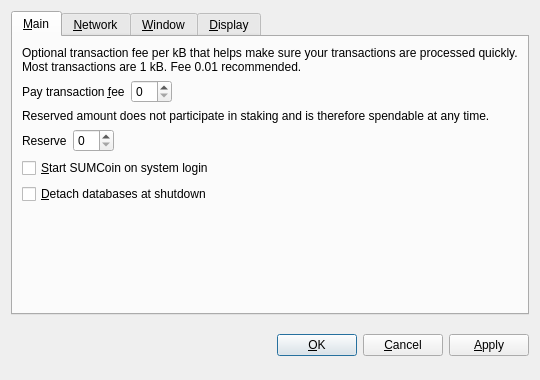
<?xml version="1.0" encoding="UTF-8"?>
<ui version="4.0">
 <class>OptionsDialog</class>
 <widget class="QDialog" name="OptionsDialog">
  <property name="geometry">
   <rect>
    <x>0</x>
    <y>0</y>
    <width>540</width>
    <height>380</height>
   </rect>
  </property>
  <property name="windowTitle">
   <string>Options</string>
  </property>
  <property name="modal">
   <bool>true</bool>
  </property>
  <layout class="QVBoxLayout" name="verticalLayout">
   <item>
    <widget class="QTabWidget" name="tabWidget">
     <property name="tabPosition">
      <enum>QTabWidget::North</enum>
     </property>
     <property name="currentIndex">
      <number>0</number>
     </property>
     <widget class="QWidget" name="tabMain">
      <attribute name="title">
       <string>&amp;Main</string>
      </attribute>
      <layout class="QVBoxLayout" name="verticalLayout_Main">
       <item>
        <widget class="QLabel" name="transactionFeeInfoLabel">
         <property name="text">
          <string>Optional transaction fee per kB that helps make sure your transactions are processed quickly. Most transactions are 1 kB. Fee 0.01 recommended.</string>
         </property>
         <property name="textFormat">
          <enum>Qt::PlainText</enum>
         </property>
         <property name="wordWrap">
          <bool>true</bool>
         </property>
        </widget>
       </item>
       <item>
        <layout class="QHBoxLayout" name="horizontalLayoutFee">
         <item>
          <widget class="QLabel" name="transactionFeeLabel">
           <property name="text">
            <string>Pay transaction &amp;fee</string>
           </property>
           <property name="textFormat">
            <enum>Qt::PlainText</enum>
           </property>
           <property name="buddy">
            <cstring>transactionFee</cstring>
           </property>
          </widget>
         </item>
         <item>
          <widget class="BitcoinAmountField" name="transactionFee"/>
         </item>
         <item>
          <spacer name="horizontalSpacerFee">
           <property name="orientation">
            <enum>Qt::Horizontal</enum>
           </property>
           <property name="sizeHint" stdset="0">
            <size>
             <width>40</width>
             <height>20</height>
            </size>
           </property>
          </spacer>
         </item>
        </layout>
       </item>
       <item>
        <widget class="QLabel" name="reserveBalanceInfoLabel">
         <property name="text">
          <string>Reserved amount does not participate in staking and is therefore spendable at any time.</string>
         </property>
         <property name="textFormat">
          <enum>Qt::PlainText</enum>
         </property>
         <property name="wordWrap">
          <bool>true</bool>
         </property>
        </widget>
       </item>
       <item>
        <layout class="QHBoxLayout" name="horizontalLayoutReserveBalance">
         <item>
          <widget class="QLabel" name="reserveBalanceLabel">
           <property name="text">
            <string>Reserve</string>
           </property>
           <property name="textFormat">
            <enum>Qt::PlainText</enum>
           </property>
           <property name="buddy">
            <cstring>reserveBalance</cstring>
           </property>
          </widget>
         </item>
         <item>
          <widget class="BitcoinAmountField" name="reserveBalance"/>
         </item>
         <item>
          <spacer name="horizontalSpacerReserveBalance">
           <property name="orientation">
            <enum>Qt::Horizontal</enum>
           </property>
           <property name="sizeHint" stdset="0">
            <size>
             <width>40</width>
             <height>20</height>
            </size>
           </property>
          </spacer>
         </item>
        </layout>
       </item>
       <item>
        <widget class="QCheckBox" name="bitcoinAtStartup">
         <property name="toolTip">
          <string>Automatically start SUMCoin after logging in to the system.</string>
         </property>
         <property name="text">
          <string>&amp;Start SUMCoin on system login</string>
         </property>
        </widget>
       </item>
       <item>
        <widget class="QCheckBox" name="detachDatabases">
         <property name="toolTip">
          <string>Detach block and address databases at shutdown. This means they can be moved to another data directory, but it slows down shutdown. The wallet is always detached.</string>
         </property>
         <property name="text">
          <string>&amp;Detach databases at shutdown</string>
         </property>
        </widget>
       </item>
       <item>
        <spacer name="verticalSpacer_Main">
         <property name="orientation">
          <enum>Qt::Vertical</enum>
         </property>
         <property name="sizeHint" stdset="0">
          <size>
           <width>20</width>
           <height>40</height>
          </size>
         </property>
        </spacer>
       </item>
      </layout>
     </widget>
     <widget class="QWidget" name="tabNetwork">
      <attribute name="title">
       <string>&amp;Network</string>
      </attribute>
      <layout class="QVBoxLayout" name="verticalLayout_Network">
       <item>
        <widget class="QCheckBox" name="mapPortUpnp">
         <property name="toolTip">
          <string>Automatically open the SUMCoin client port on the router. This only works when your router supports UPnP and it is enabled.</string>
         </property>
         <property name="text">
          <string>Map port using &amp;UPnP</string>
         </property>
        </widget>
       </item>
       <item>
        <widget class="QCheckBox" name="connectSocks">
         <property name="toolTip">
          <string>Connect to the SUMCoin network through a SOCKS proxy (e.g. when connecting through Tor).</string>
         </property>
         <property name="text">
          <string>&amp;Connect through SOCKS proxy:</string>
         </property>
        </widget>
       </item>
       <item>
        <layout class="QHBoxLayout" name="horizontalLayout_Network">
         <item>
          <widget class="QLabel" name="proxyIpLabel">
           <property name="text">
            <string>Proxy &amp;IP:</string>
           </property>
           <property name="textFormat">
            <enum>Qt::PlainText</enum>
           </property>
           <property name="buddy">
            <cstring>proxyIp</cstring>
           </property>
          </widget>
         </item>
         <item>
          <widget class="QValidatedLineEdit" name="proxyIp">
           <property name="maximumSize">
            <size>
             <width>140</width>
             <height>16777215</height>
            </size>
           </property>
           <property name="toolTip">
            <string>IP address of the proxy (e.g. 127.0.0.1)</string>
           </property>
          </widget>
         </item>
         <item>
          <widget class="QLabel" name="proxyPortLabel">
           <property name="text">
            <string>&amp;Port:</string>
           </property>
           <property name="textFormat">
            <enum>Qt::PlainText</enum>
           </property>
           <property name="buddy">
            <cstring>proxyPort</cstring>
           </property>
          </widget>
         </item>
         <item>
          <widget class="QLineEdit" name="proxyPort">
           <property name="maximumSize">
            <size>
             <width>55</width>
             <height>16777215</height>
            </size>
           </property>
           <property name="toolTip">
            <string>Port of the proxy (e.g. 9050)</string>
           </property>
          </widget>
         </item>
         <item>
          <widget class="QLabel" name="socksVersionLabel">
           <property name="text">
            <string>SOCKS &amp;Version:</string>
           </property>
           <property name="textFormat">
            <enum>Qt::PlainText</enum>
           </property>
           <property name="buddy">
            <cstring>socksVersion</cstring>
           </property>
          </widget>
         </item>
         <item>
          <widget class="QValueComboBox" name="socksVersion">
           <property name="toolTip">
            <string>SOCKS version of the proxy (e.g. 5)</string>
           </property>
          </widget>
         </item>
         <item>
          <spacer name="horizontalSpacer_Network">
           <property name="orientation">
            <enum>Qt::Horizontal</enum>
           </property>
           <property name="sizeHint" stdset="0">
            <size>
             <width>40</width>
             <height>20</height>
            </size>
           </property>
          </spacer>
         </item>
        </layout>
       </item>
       <item>
        <spacer name="verticalSpacer_Network">
         <property name="orientation">
          <enum>Qt::Vertical</enum>
         </property>
         <property name="sizeHint" stdset="0">
          <size>
           <width>20</width>
           <height>40</height>
          </size>
         </property>
        </spacer>
       </item>
      </layout>
     </widget>
     <widget class="QWidget" name="tabWindow">
      <attribute name="title">
       <string>&amp;Window</string>
      </attribute>
      <layout class="QVBoxLayout" name="verticalLayout_Window">
       <item>
        <widget class="QCheckBox" name="minimizeToTray">
         <property name="toolTip">
          <string>Show only a tray icon after minimizing the window.</string>
         </property>
         <property name="text">
          <string>&amp;Minimize to the tray instead of the taskbar</string>
         </property>
        </widget>
       </item>
       <item>
        <widget class="QCheckBox" name="minimizeOnClose">
         <property name="toolTip">
          <string>Minimize instead of exit the application when the window is closed. When this option is enabled, the application will be closed only after selecting Quit in the menu.</string>
         </property>
         <property name="text">
          <string>M&amp;inimize on close</string>
         </property>
        </widget>
       </item>
       <item>
        <spacer name="verticalSpacer_Window">
         <property name="orientation">
          <enum>Qt::Vertical</enum>
         </property>
         <property name="sizeHint" stdset="0">
          <size>
           <width>20</width>
           <height>40</height>
          </size>
         </property>
        </spacer>
       </item>
      </layout>
     </widget>
     <widget class="QWidget" name="tabDisplay">
      <attribute name="title">
       <string>&amp;Display</string>
      </attribute>
      <layout class="QVBoxLayout" name="verticalLayout_Display">
       <item>
        <layout class="QHBoxLayout" name="horizontalLayout_1_Display">
         <item>
          <widget class="QLabel" name="langLabel">
           <property name="text">
            <string>User Interface &amp;language:</string>
           </property>
           <property name="textFormat">
            <enum>Qt::PlainText</enum>
           </property>
           <property name="buddy">
            <cstring>lang</cstring>
           </property>
          </widget>
         </item>
         <item>
          <widget class="QValueComboBox" name="lang">
           <property name="toolTip">
            <string>The user interface language can be set here. This setting will take effect after restarting SUMCoin.</string>
           </property>
          </widget>
         </item>
        </layout>
       </item>
       <item>
        <layout class="QHBoxLayout" name="horizontalLayout_2_Display">
         <item>
          <widget class="QLabel" name="unitLabel">
           <property name="text">
            <string>&amp;Unit to show amounts in:</string>
           </property>
           <property name="textFormat">
            <enum>Qt::PlainText</enum>
           </property>
           <property name="buddy">
            <cstring>unit</cstring>
           </property>
          </widget>
         </item>
         <item>
          <widget class="QValueComboBox" name="unit">
           <property name="toolTip">
            <string>Choose the default subdivision unit to show in the interface and when sending coins.</string>
           </property>
          </widget>
         </item>
        </layout>
       </item>
       <item>
        <widget class="QCheckBox" name="displayAddresses">
         <property name="toolTip">
          <string>Whether to show SUMCoin addresses in the transaction list or not.</string>
         </property>
         <property name="text">
          <string>&amp;Display addresses in transaction list</string>
         </property>
        </widget>
       </item>
       <item>
        <widget class="QCheckBox" name="coinControlFeatures">
         <property name="toolTip">
          <string>Whether to show coin control features or not.</string>
         </property>
         <property name="text">
          <string>Display coin &amp;control features (experts only!)</string>
         </property>
        </widget>
       </item>
       <item>
        <spacer name="verticalSpacer_Display">
         <property name="orientation">
          <enum>Qt::Vertical</enum>
         </property>
         <property name="sizeHint" stdset="0">
          <size>
           <width>20</width>
           <height>40</height>
          </size>
         </property>
        </spacer>
       </item>
      </layout>
     </widget>
    </widget>
   </item>
   <item>
    <layout class="QHBoxLayout" name="horizontalLayout_Buttons">
     <item>
      <spacer name="horizontalSpacer_1">
       <property name="orientation">
        <enum>Qt::Horizontal</enum>
       </property>
       <property name="sizeHint" stdset="0">
        <size>
         <width>40</width>
         <height>48</height>
        </size>
       </property>
      </spacer>
     </item>
     <item>
      <widget class="QLabel" name="statusLabel">
       <property name="font">
        <font>
         <weight>75</weight>
         <bold>true</bold>
        </font>
       </property>
       <property name="text">
        <string/>
       </property>
       <property name="textFormat">
        <enum>Qt::PlainText</enum>
       </property>
       <property name="wordWrap">
        <bool>true</bool>
       </property>
      </widget>
     </item>
     <item>
      <spacer name="horizontalSpacer_2">
       <property name="orientation">
        <enum>Qt::Horizontal</enum>
       </property>
       <property name="sizeHint" stdset="0">
        <size>
         <width>40</width>
         <height>48</height>
        </size>
       </property>
      </spacer>
     </item>
     <item>
      <widget class="QPushButton" name="okButton">
       <property name="text">
        <string>&amp;OK</string>
       </property>
      </widget>
     </item>
     <item>
      <widget class="QPushButton" name="cancelButton">
       <property name="text">
        <string>&amp;Cancel</string>
       </property>
       <property name="autoDefault">
        <bool>false</bool>
       </property>
      </widget>
     </item>
     <item>
      <widget class="QPushButton" name="applyButton">
       <property name="text">
        <string>&amp;Apply</string>
       </property>
       <property name="autoDefault">
        <bool>false</bool>
       </property>
      </widget>
     </item>
    </layout>
   </item>
  </layout>
 </widget>
 <customwidgets>
  <customwidget>
   <class>BitcoinAmountField</class>
   <extends>QSpinBox</extends>
   <header>bitcoinamountfield.h</header>
  </customwidget>
  <customwidget>
   <class>QValueComboBox</class>
   <extends>QComboBox</extends>
   <header>qvaluecombobox.h</header>
  </customwidget>
  <customwidget>
   <class>QValidatedLineEdit</class>
   <extends>QLineEdit</extends>
   <header>qvalidatedlineedit.h</header>
  </customwidget>
 </customwidgets>
 <resources/>
 <connections/>
</ui>
